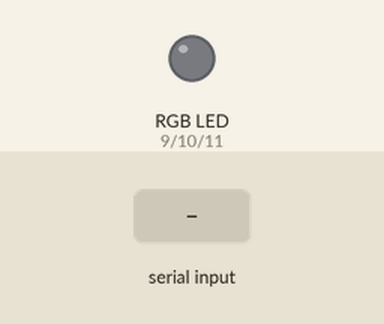
The sketch below on a simulated Arduino Uno, built with avr-gcc and run on an emulated ATmega328P. On the bench: an RGB LED mixed from three pins (HIGH = lit). Inputs (shaded band) come from the test bench. What the sketch prints to the serial monitor is not drawn.

Above: at 1.2 s.
1.3 s: "red" received over Serial
At 3.5 s:
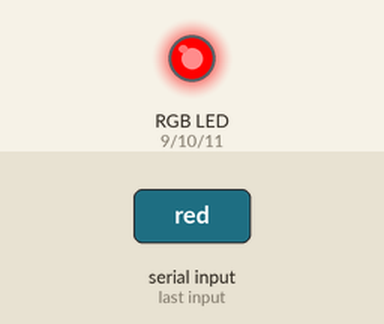
3.8 s: "green" received over Serial
At 5.5 s:
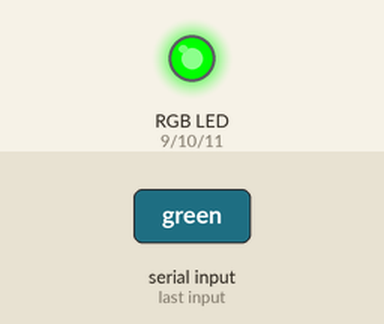
6.3 s: "blue" received over Serial
At 8.4 s:
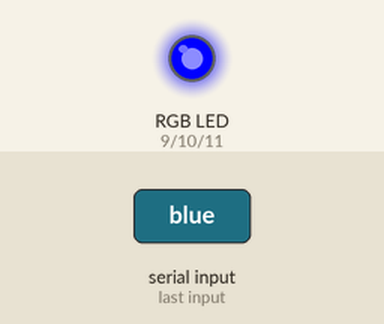
8.7 s: "yellow" received over Serial
At 10.4 s:
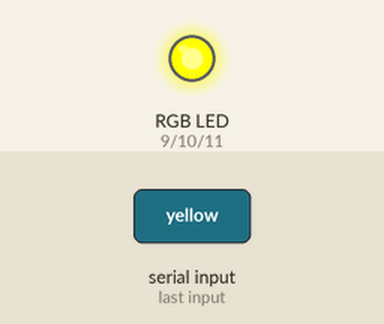
11.1 s: "magenta" received over Serial
At 13.3 s:
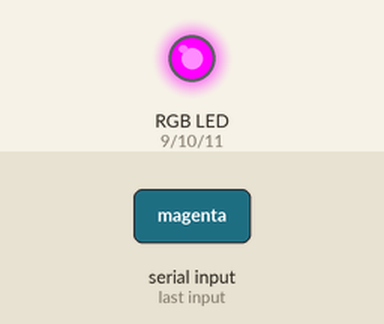
13.6 s: "cyan" received over Serial
At 15.3 s:
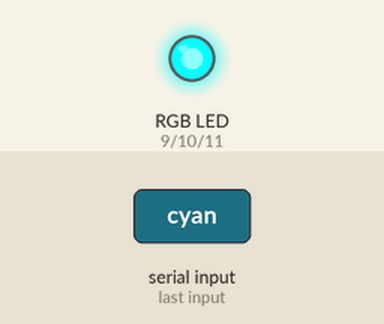
Timing chart, 0 to 16.8 s (numbered marks = the images above; inputs shaded):
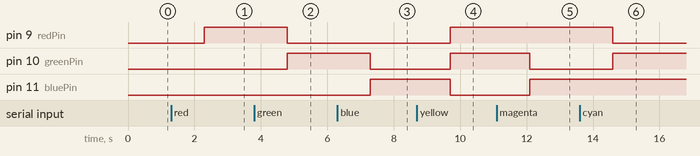

The sketch:

MixColorsLED.ino
```cpp
/*
  Playing with RGB LED Colors. To learn more about this code, check out the readME.adoc
*/
// Header
// Variables
int redPin = 9;
int greenPin = 10;
int bluePin = 11;
int j;
int red[3] = { 255, 0, 0};
int green[3] = { 0, 255, 0 };
int blue[3] = { 0, 0, 255 };
int yellow[3] = { 255, 255, 0 };
int magenta[3] = { 255, 0, 255 };
int cyan[3] = { 0, 255, 255 };
int orange[3] = { 255, 165, 0 };
int purple[3] = { 128, 0, 128 };
int turquoise[3] = { 0, 206, 209 };
int pink[3] = { 255, 192, 203 };
int lime_green[3] = { 50, 205, 50 };
int sky_blue[3] = { 135, 206, 250 };
int peach[3] = { 255, 218, 185 };
int lavender[3] = { 230, 230, 250 };
int teal[3] = { 0, 128, 128 };
int brown[3] = { 165, 42, 42 };
int olive_green[3] = { 128, 128, 0 };
int maroon[3] = { 128, 0, 0 };
int gold[3] = { 255, 215, 0 };
int silver[3] = { 192, 192, 192 };
int off[3] = { 0, 0, 0 };
String msg = "Choose a color you want the LED to display.";
String msg2 = "The colors to choose are: ";
String colorList[21] = { "Red", "Green", "Blue", "Yellow", "Magenta", "Cyan", "Orange", "Purple", "Turquoise", "Pink", "Lime Green", "Sky Blue", "Peach", "Lavender", "Teal", "Brown", "Olive Green", "Maroon", "Gold", "Silver", "Off" };
String msg3 = "You chose color: ";
String colorLED;

// Functions
int LEDOn(int LEDc[]) {  // RGB value
  analogWrite(redPin, LEDc[0]);
  analogWrite(greenPin, LEDc[1]);
  analogWrite(bluePin, LEDc[2]);
}
String toUnderscore(String color){
  for(int j = 0; j < color.length(); j++){
    if (color[j] == " "){
      color[j] = "_";
    }
    return color;
  }
}
String LowerCase(String color){
  for(int j = 0; j < color.length(); j++){
    color[j] = tolower(color[j]);
  }
  return color;
}

void setup() {
  // put your setup code here, to run once:
  Serial.begin(115200);
  while (!Serial){
    ;
  }
  pinMode(redPin, OUTPUT);
  pinMode(greenPin, OUTPUT);
  pinMode(bluePin, OUTPUT);
}

void loop() {
  // put your main code here, to run repeatedly:
  Serial.println(msg);
  Serial.println(msg2);
  for (j = 0; j < 21; j++) {
    Serial.print(colorList[j] + ", ");
  }
  while (Serial.available() == 0) {}
  colorLED = Serial.readString();
  toUnderscore(colorLED);
  LowerCase(colorLED);

  Serial.print(msg3);
  Serial.println(colorLED);

  if (colorLED == "red") {
    LEDOn(red);
  } else if (colorLED == "green") {
    LEDOn(green);
  } else if (colorLED == "blue") {
    LEDOn(blue);
  } else if (colorLED == "yellow") {
    LEDOn(yellow);
  } else if (colorLED == "magenta") {
    LEDOn(magenta);
  } else if (colorLED == "cyan") {
    LEDOn(cyan);
  } else if (colorLED == "orange") {
    LEDOn(orange);
  } else if (colorLED == "purple") {
    LEDOn(purple);
  } else if (colorLED == "turquoise") {
    LEDOn(turquoise);
  } else if (colorLED == "pink") {
    LEDOn(pink);
  } else if (colorLED == "lime green") {
    LEDOn(lime_green);
  } else if (colorLED == "sky blue") {
    LEDOn(sky_blue);
  } else if (colorLED == "peach") {
    LEDOn(peach);
  } else if (colorLED == "lavender") {
    LEDOn(lavender);
  } else if (colorLED == "teal") {
    LEDOn(teal);
  } else if (colorLED == "brown") {
    LEDOn(brown);
  } else if (colorLED == "olive green") {
    LEDOn(olive_green);
  } else if (colorLED == "maroon") {
    LEDOn(maroon);
  } else if (colorLED == "gold") {
    LEDOn(gold);
  } else if (colorLED == "silver") {
    LEDOn(silver);
  } else {
    LEDOn(off);
  }
}
```

MixColorsLED2.cpp
```cpp
/*
  Playing with RGB LED Colors. To learn more about this code, check out readME.adoc
*/
// Header
// Variables
int redPin = 9;
int greenPin = 10;
int bluePin = 11;
int j;
int red[3] = { 255, 0, 0};
int green[3] = { 0, 255, 0 };
int blue[3] = { 0, 0, 255 };
int yellow[3] = { 255, 255, 0 };
int magenta[3] = { 255, 0, 255 };
int cyan[3] = { 0, 255, 255 };
int orange[3] = { 255, 165, 0 };
int purple[3] = { 128, 0, 128 };
int turquoise[3] = { 0, 206, 209 };
int pink[3] = { 255, 192, 203 };
int lime_green[3] = { 50, 205, 50 };
int sky_blue[3] = { 135, 206, 250 };
int peach[3] = { 255, 218, 185 };
int lavender[3] = { 230, 230, 250 };
int teal[3] = { 0, 128, 128 };
int brown[3] = { 165, 42, 42 };
int olive_green[3] = { 128, 128, 0 };
int maroon[3] = { 128, 0, 0 };
int gold[3] = { 255, 215, 0 };
int silver[3] = { 192, 192, 192 };
int off[3] = { 0, 0, 0 };
String msg = "Choose a color you want the LED to display.";
String msg2 = "The colors to choose are: ";
String colorList[21] = { "Red", "Green", "Blue", "Yellow", "Magenta", "Cyan", "Orange", "Purple", "Turquoise", "Pink", "Lime Green", "Sky Blue", "Peach", "Lavender", "Teal", "Brown", "Olive Green", "Maroon", "Gold", "Silver", "Off" };
String msg3 = "You chose color: ";
String colorLED;

// Functions
int LEDOn(int LEDc[]) {  // RGB value
  analogWrite(redPin, LEDc[0]);
  analogWrite(greenPin, LEDc[1]);
  analogWrite(bluePin, LEDc[2]);
}
String toUnderscore(String color){
  for(int j = 0; j < color.length(); j++){
    if (color[j] == " "){
      color[j] = "_";
    }
    return color;
  }
}
String LowerCase(String color){
  for(int j = 0; j < color.length(); j++){
    color[j] = tolower(color[j]);
  }
  return color;
}

void setup() {
  // put your setup code here, to run once:
  Serial.begin(115200);
  while (!Serial){
    ;
  }
  pinMode(redPin, OUTPUT);
  pinMode(greenPin, OUTPUT);
  pinMode(bluePin, OUTPUT);
}

void loop() {
  // put your main code here, to run repeatedly:
  Serial.println(msg);
  Serial.println(msg2);
  for (j = 0; j < 21; j++) {
    Serial.print(colorList[j] + ", ");
  }
  while (Serial.available() == 0) {}
  colorLED = Serial.readString();
  toUnderscore(colorLED);
  LowerCase(colorLED);

  Serial.print(msg3);
  Serial.println(colorLED);

  if (colorLED == "red") {
    LEDOn(red);
  } else if (colorLED == "green") {
    LEDOn(green);
  } else if (colorLED == "blue") {
    LEDOn(blue);
  } else if (colorLED == "yellow") {
    LEDOn(yellow);
  } else if (colorLED == "magenta") {
    LEDOn(magenta);
  } else if (colorLED == "cyan") {
    LEDOn(cyan);
  } else if (colorLED == "orange") {
    LEDOn(orange);
  } else if (colorLED == "purple") {
    LEDOn(purple);
  } else if (colorLED == "turquoise") {
    LEDOn(turquoise);
  } else if (colorLED == "pink") {
    LEDOn(pink);
  } else if (colorLED == "lime green") {
    LEDOn(lime_green);
  } else if (colorLED == "sky blue") {
    LEDOn(sky_blue);
  } else if (colorLED == "peach") {
    LEDOn(peach);
  } else if (colorLED == "lavender") {
    LEDOn(lavender);
  } else if (colorLED == "teal") {
    LEDOn(teal);
  } else if (colorLED == "brown") {
    LEDOn(brown);
  } else if (colorLED == "olive green") {
    LEDOn(olive_green);
  } else if (colorLED == "maroon") {
    LEDOn(maroon);
  } else if (colorLED == "gold") {
    LEDOn(gold);
  } else if (colorLED == "silver") {
    LEDOn(silver);
  } else {
    LEDOn(off);
  }
}
```

Measured:
- after the input at 1.3 s, pin 9 (redPin): LOW → HIGH after 1.0 s
- after the input at 3.8 s, pin 9 (redPin): HIGH → LOW after 1.0 s; pin 10 (greenPin): LOW → HIGH after 1.0 s
- after the input at 6.3 s, pin 10 (greenPin): HIGH → LOW after 1.0 s; pin 11 (bluePin): LOW → HIGH after 1.0 s
- after the input at 8.7 s, pin 9 (redPin), pin 10 (greenPin): LOW → HIGH after 1.0 s; pin 11 (bluePin): HIGH → LOW after 1.0 s
- after the input at 11.1 s, pin 10 (greenPin): HIGH → LOW after 1.0 s; pin 11 (bluePin): LOW → HIGH after 1.0 s
- after the input at 13.6 s, pin 9 (redPin): HIGH → LOW after 1.0 s; pin 10 (greenPin): LOW → HIGH after 1.0 s
